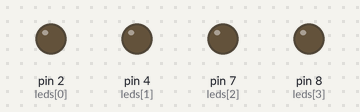
This sketch was run on a simulated Arduino Uno, built with avr-gcc and run on an emulated ATmega328P. Parts: output pins drawn as LEDs (lit = HIGH).

Above: at 0.2 s.
At 1.2 s:
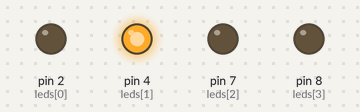
At 2.2 s:
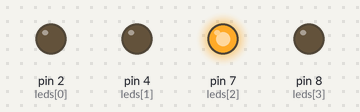
At 4.7 s:
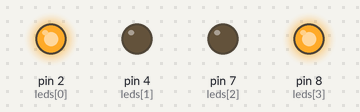
At 7.2 s:
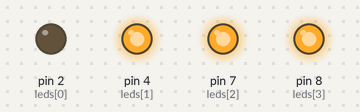
At 9.7 s:
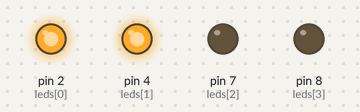
Timing chart, 0 to 10.4 s (numbered marks = the images above):
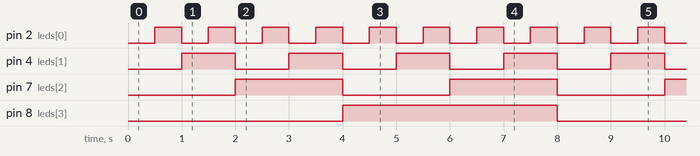

The sketch:

aumentar_velocidad.ino
```cpp
const int leds[] = {2, 4, 7, 8};
const int TOTAL_LEDS = 4;
int waitDelay = 500;

void setup() {
  for (int i = 0; i < TOTAL_LEDS; i++) {
    pinMode(leds[i], OUTPUT);
  }
}

void loop() {
  for (int numero = 0; numero <= 15; numero++) {
    for (int bit = 0; bit < TOTAL_LEDS; bit++) {
      // Operación bitwise en lugar de bitRead
      int estadoBit = (numero & (1 << bit)) ? HIGH : LOW;
      digitalWrite(leds[bit], estadoBit);
    }
    delay(waitDelay);
  }
}
```

Measured:
- by itself, pin 2 (leds[0]): alternates HIGH for 0.50 s and LOW for 0.50 s
- by itself, pin 4 (leds[1]): alternates HIGH for 1.0 s and LOW for 1.0 s
- by itself, pin 7 (leds[2]): alternates HIGH for 2.0 s and LOW for 2.0 s
- by itself, pin 8 (leds[3]): alternates HIGH for 4.0 s and LOW for 4.0 s
